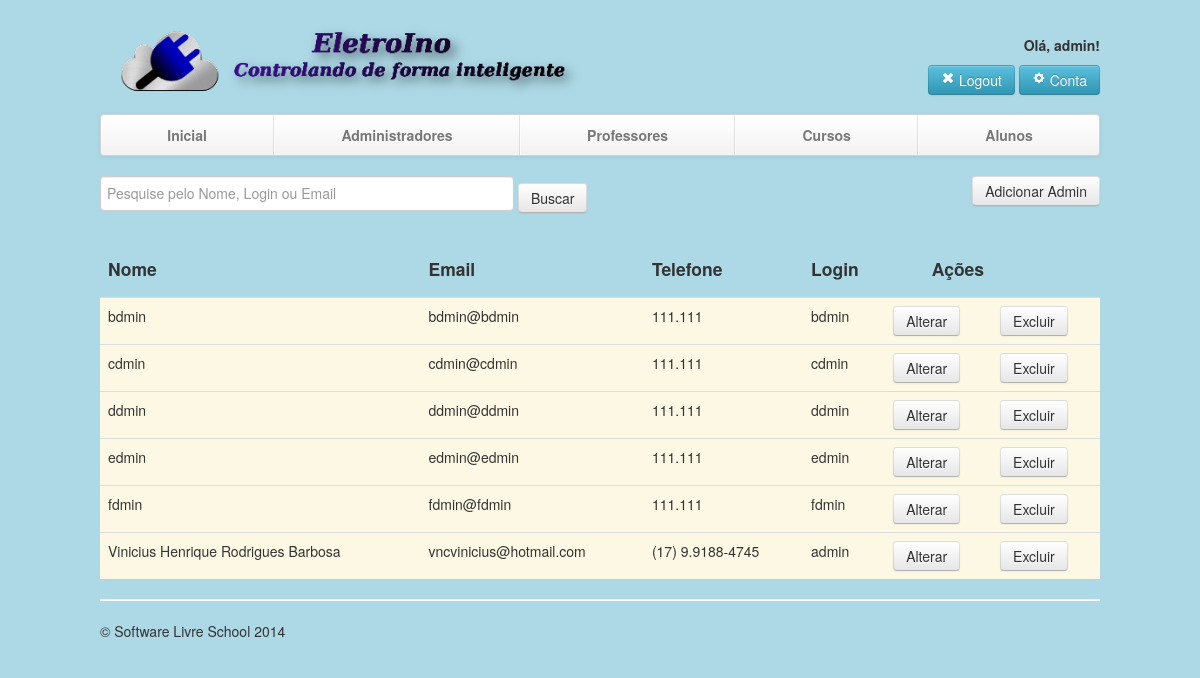
/sistema/admin/administradores.php (signed in), run on the app's committed database.
### tables this page shows
CREATE TABLE `administradores` (
  `id_administrador` int(11) NOT NULL AUTO_INCREMENT,
  `login` varchar(50) DEFAULT NULL,
  `senha` varchar(50) DEFAULT NULL,
  `nome` varchar(150) DEFAULT NULL,
  `telefone` varchar(20) DEFAULT NULL,
  `email` varchar(150) DEFAULT NULL,
  PRIMARY KEY (`id_administrador`)
);

### sistema/admin/administradores.php (the view, shortened to what this page needs)
<?php include 'header-admin.php'; ?>
    <div style="float:left;">
    <form method="post" action="buscar-administradores.php">
        <input type="text" style="width:400px;height:25px;" name="q" placeholder="Pesquise pelo Nome, Login ou Email">
        <input type="submit" class="btn" value="Buscar">
    </form>
    </div>
    <div style="float:right;">
    <form action="cadastrar-admin.php">
        <input type="submit" class="btn" value="Adicionar Admin">
    </form>
    </div>
<?php
include('../conexao.php');
try {
    $sql = "SELECT * FROM administradores
            ORDER BY nome ASC";
        $instrucao2 = $conexao->prepare($sql);
        $instrucao2->execute();
        $linhas2 = $instrucao2->fetchAll();
        echo '<table class="table table-hover">';
        echo '<thead>';
        echo '<tr>';
        echo ' <th><h4>Nome</h4></th>';
        echo ' <th><h4>Email</h4></th>';
        echo ' <th><h4>Telefone</h4></th>';
        echo ' <th><h4>Login</h4></th>';
        echo ' <th style="float: right;"><h4>Ações</h4></th>';
        echo '</tr>';
        echo '</thead>';
        echo '<tbody>';
        foreach($linhas2 as $linha2) {
            echo '<tr class="warning">';
            echo '  <td>' . $linha2['nome'] . '</td>';
            echo '  <td>' . $linha2['email'] .  '</td>';
            echo '  <td>' . $linha2['telefone'] . '</td>';
            echo '  <td>' . $linha2['login'] .  '</td>';
            ?>
            <td>
                <button type="button" class="btn" onclick="window.location.href='alterar-admin.php?id=<?php echo $linha2['id_administrador'] ?>'">  Alterar</button>
            </td>
            <td>
                 <button type="button" class="btn" onclick="window.location.href='excluir-admin.php?id=<?php echo $linha2['id_administrador'] ?>'">  Excluir</button>
            </td>
            <?php
            echo '</tr>';
         }
         echo '</tbody>';
         echo '</table>';
}
catch (PDOException $ex) {
    echo $ex->getMessage();
}
?>
<?php include 'footer-admin.php'; ?>

### sistema/admin/header-admin.php (shortened to what this page needs)
<!DOCTYPE html PUBLIC "-//W3C//DTD XHTML 1.0 Transitional//EN" "http://www.w3.org/TR/xhtml1/DTD/xhtml1-transitional.dtd">
<html lang="pt">
  <head>
    <link href="../../css/bootstrap.css" rel="stylesheet">
    <link href="../../css/mystyle.css" rel="stylesheet">
    <link href="../../css/bootstrap-responsive.css" rel="stylesheet">
  </head>
  <body>
<?php
include('../conexao.php');
$sql4 = "SELECT id_administrador FROM administradores WHERE login = '". $_SESSION['login'] . "' ;";
        $instrucao4 = $conexao->prepare($sql4);
        $instrucao4->execute();
        $linhas5 = $instrucao4->fetchAll();
        $linhas6 = $linhas5[0];
?>
   <div class="container">
        <div class="row-fluid">
            <div class="span6">
                <a href="index-admin.php">
                <img src="../../img/logo.png" alt="Software Livre School" title="Software Livre School" style="margin-bottom: 10px;">
                </a>
            </div>
            <div class="login-modal span6 text-right" style="margin-top:5px">
              <?php if($_SESSION['logado']):
                echo "<h5>Olá, ".$_SESSION['login']."!</h5>";
                ?>
                 <a href="#myModal" role="button" class="btn btn-info" data-toggle="modal"><i class="icon-remove icon-white"></i> Logout</a>
                 <a href="minha-conta.php?id=<?php echo $linhas6['id_administrador'] ?>" role="button" class="btn btn-info"><i class="icon-cog icon-white"></i> Conta</a>
                <?php else:?>
                <?php header("Location: ../../index.php") ?>
              <?php endif; ?>
            </div>
        </div>
        <div class="navbar hidden-phone">
          <div class="navbar-inner">
            <div class="container">
              <ul class="nav">
                <li><a href="index-admin.php">Inicial</a></li>
                <li><a href="administradores.php">Administradores</a></li>
                <li><a href="professores.php">Professores</a></li>
                <li><a href="cursos.php">Cursos</a></li>
                <li><a href="alunos.php">Alunos</a></li>
              </ul>
            </div>
          </div>
        </div>

### sistema/admin/footer-admin.php (shortened to what this page needs)
   <div class="footer" style="botton: 0 ">
    <hr>
        <p>&copy; Software Livre School 2014</p>
      </div>
    </div>
  </body>
</html>

### css/mystyle.css (style rules this page uses)
body { padding-top: 20px; padding-bottom: 60px; }
.container { margin: 0 auto; max-width: 1000px; }
.container .navbar .navbar-inner { padding: 0; }
.container .navbar .nav { margin: 0; display: table; width: 100%; }
.container .navbar .nav li { display: table-cell; width: 1%; float: none; }
.container .navbar .nav li a { font-weight: bold; text-align: center; border-left: 1px solid rgba(255,255,255,.75); border-right: 1px solid rgba(0,0,0,.1); }
.container .navbar .nav li:first-child a { border-left: 0; border-radius: 3px 0 0 3px; }
.container .navbar .nav li:last-child a { border-right: 0; border-radius: 0 3px 3px 0; }

### data on the page
administradores: nome "bdmin", email "bdmin@bdmin", telefone "111.111", login "bdmin"
administradores: nome "cdmin", email "cdmin@cdmin", telefone "111.111", login "cdmin"
administradores: nome "ddmin", email "ddmin@ddmin", telefone "111.111", login "ddmin"
administradores: nome "edmin", email "edmin@edmin", telefone "111.111", login "edmin"
administradores: nome "fdmin", email "fdmin@fdmin", telefone "111.111", login "fdmin"
administradores: nome "Vinicius Henrique Rodrigues Barbosa", email "vncvinicius@hotmail.com", telefone "(17) 9.9188-4745", login "admin"

### other printed values
$_SESSION['login'] "admin"
